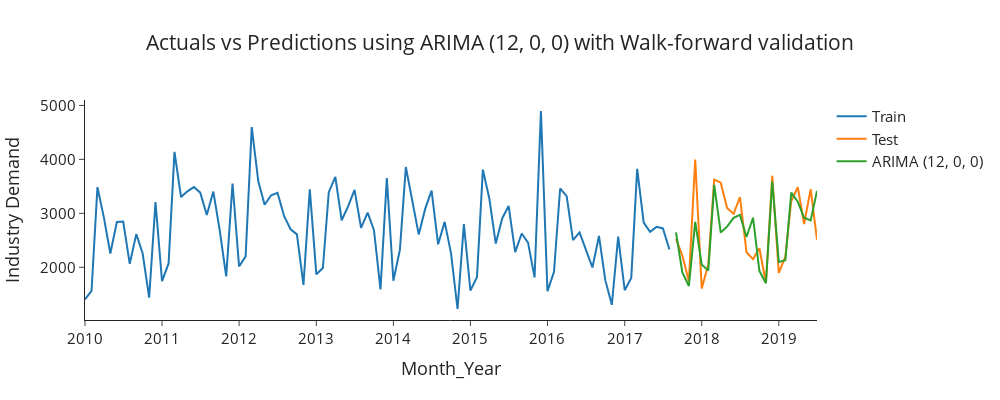

Notebook code for this chart:
### Code cell
warnings.filterwarnings("ignore")
rmse_arima, mape_arima, preds_arima = eval_arima(12, 0, 0)
print("RMSE for ARIMA (12, 0, 0) with walk-forward validation => ", rmse_arima)
print("MAPE for ARIMA (12, 0, 0) with walk-forward validation => ", mape_arima)
plot_results(preds_arima,  "Actuals vs Predictions using ARIMA (12, 0, 0) with Walk-forward validation", "ARIMA (12, 0, 0)")
